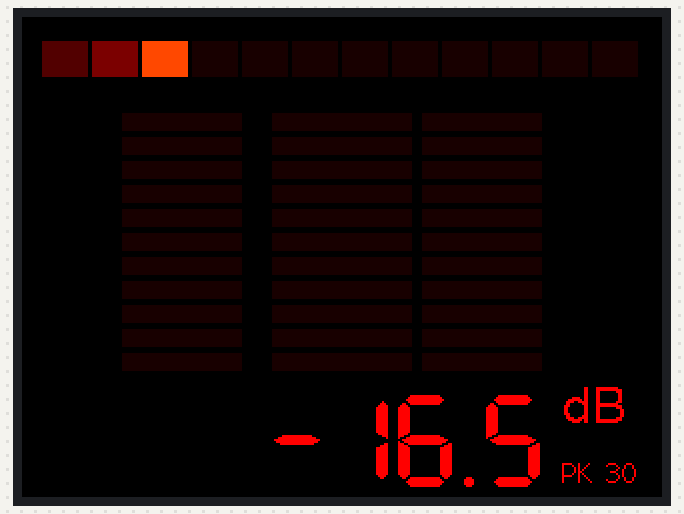
This program was run on a simulated ESP32. Shown: 320×240 colour display. I2S audio is not simulated (input reads silence); what the program prints to the serial monitor is not drawn.

Above: at 0.68 s.
At 1.31 s:
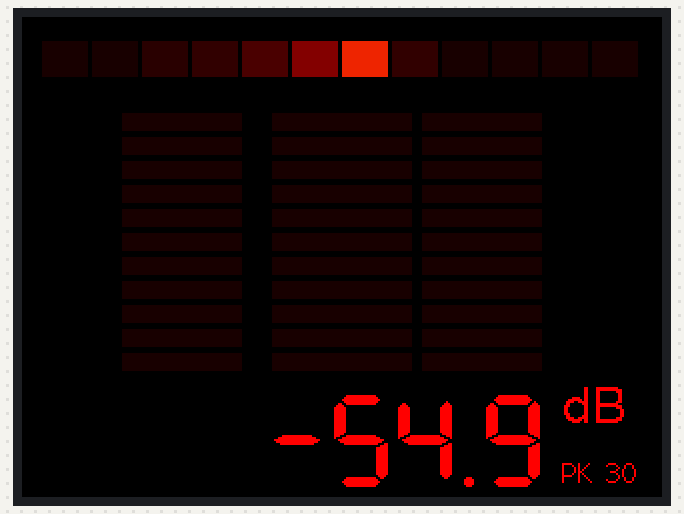
At 1.95 s:
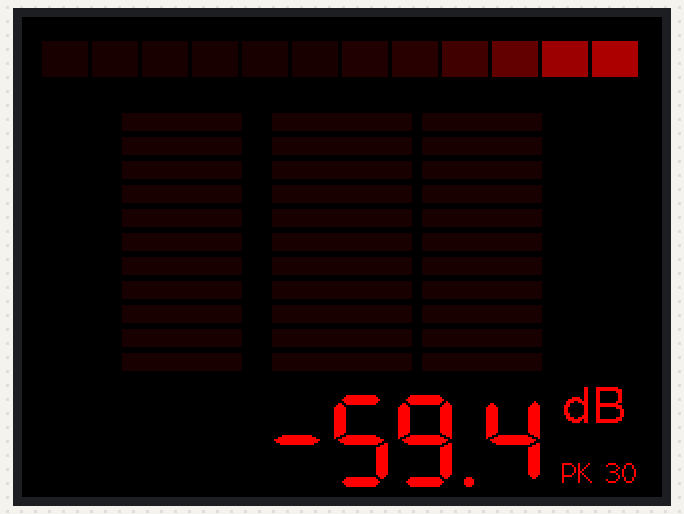
At 2.49 s:
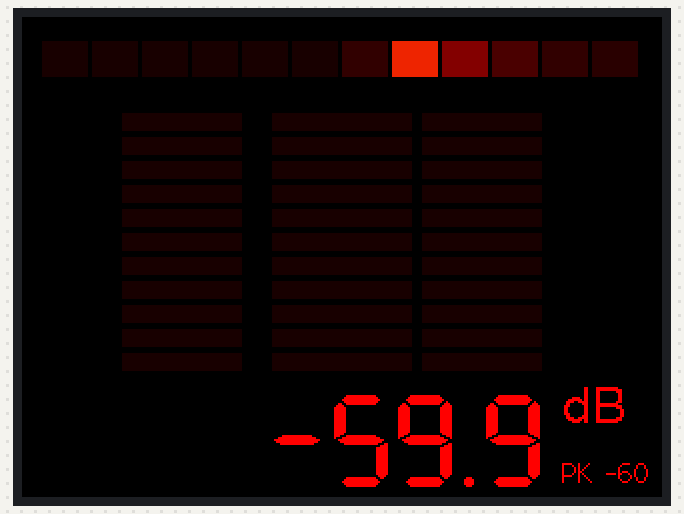
At 21.15 s:
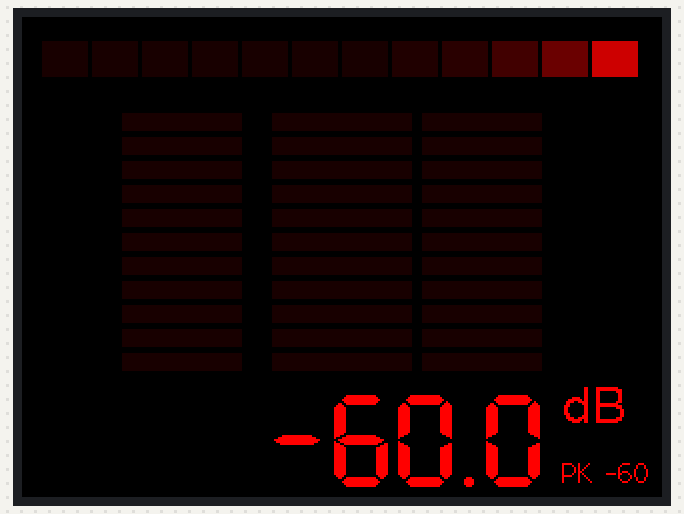
At 39.87 s:
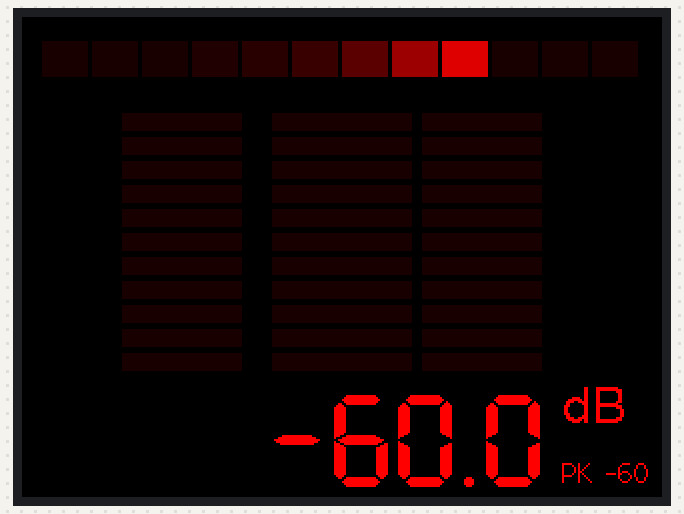

The program:

main.cpp
```cpp
// Décibelmètre K2000 pour CYD.
// Micro INMP441 : SCK->GPIO22 (CN1), WS->GPIO27 (CN1), SD->GPIO35 (P3), L/R->GND, VDD->3V3.
// Fluidité : l'audio tourne sur le core 0, l'écran sur le core 1 à ~60 i/s,
// et on ne renvoie à l'écran que les rectangles dont la couleur a changé.
#include <Arduino.h>
#include <TFT_eSPI.h>
#include <driver/i2s.h>
#include "dbmath.h"

// INMP441 : -26 dBFS à 94 dB SPL -> dB SPL = dBFS + 120. Ajuster avec un sonomètre de référence.
constexpr float CAL_OFFSET = 120.0f;
constexpr float DB_MIN = 35, DB_MAX = 100;  // plage affichée par les barres
constexpr int N = 256;                      // 16 ms à 16 kHz

TFT_eSPI tft;
TFT_eSprite bottom(&tft);  // bandeau chiffres : dessiné hors écran puis envoyé d'un coup, sans scintillement
volatile float g_db = DB_MIN;

void micInit() {
  i2s_config_t cfg = {};
  cfg.mode = i2s_mode_t(I2S_MODE_MASTER | I2S_MODE_RX);
  cfg.sample_rate = 16000;
  cfg.bits_per_sample = I2S_BITS_PER_SAMPLE_32BIT;
  cfg.channel_format = I2S_CHANNEL_FMT_ONLY_LEFT;
  cfg.communication_format = I2S_COMM_FORMAT_STAND_I2S;
  cfg.dma_buf_count = 4;
  cfg.dma_buf_len = N;
  i2s_pin_config_t pins = {};
  pins.bck_io_num = 22;
  pins.ws_io_num = 27;
  pins.data_out_num = I2S_PIN_NO_CHANGE;
  pins.data_in_num = 35;
  pins.mck_io_num = I2S_PIN_NO_CHANGE;
  i2s_driver_install(I2S_NUM_0, &cfg, 0, nullptr);
  i2s_set_pin(I2S_NUM_0, &pins);
}

void audioTask(void *) {
  static int32_t buf[N];
  for (;;) {
    size_t got = 0;
    if (i2s_read(I2S_NUM_0, buf, sizeof buf, &got, portMAX_DELAY) != ESP_OK || got < 4) continue;
    g_db = blockDb(buf, got / 4, CAL_OFFSET);
  }
}

uint16_t red(float b) {  // b 0..1 -> rouge sombre à rouge vif, cœur légèrement orangé quand c'est plein
  b = constrain(b, 0.f, 1.f);
  return tft.color565(25 + 230 * b, b > 0.85f ? 90 * (b - 0.85f) / 0.15f : 0, 0);
}

void rect(uint16_t &cache, int x, int y, int w, int h, uint16_t c) {
  if (cache == c) return;
  cache = c;
  tft.fillRect(x, y, w, h, c);
}

// --- Scanner K2000 : tête qui glisse entre les segments, avec traînée ---
constexpr int SEG = 12, SX = 10, SY = 12, SW = 23, SH = 18, SGAP = 2;
float trail[SEG];
uint16_t scanCache[SEG];
float scanPos = 0, scanDir = 1;

void drawScanner(float level, float dt) {
  scanPos += scanDir * dt * (7 + 25 * level);  // segments/s : accélère avec le son
  if (scanPos >= SEG - 1) { scanPos = SEG - 1; scanDir = -1; }
  if (scanPos <= 0) { scanPos = 0; scanDir = 1; }
  float decay = powf(0.01f, dt);  // ~1 % restant après 1 s, quel que soit le framerate
  for (int i = 0; i < SEG; i++) {
    float head = 1 - fabsf(i - scanPos);  // tête répartie sur 2 segments : mouvement continu
    trail[i] = max(trail[i] * decay, head);
    rect(scanCache[i], SX + i * (SW + SGAP), SY, SW, SH, red(trail[i]));
  }
}

// --- Boîte vocale de KITT : 3 colonnes qui s'ouvrent depuis le centre ---
constexpr int ROWS = 11, HALF = ROWS / 2, VY = 48, VH = 9, VGAP = 3;
const int colX[3] = {50, 125, 200}, colW[3] = {60, 70, 60};
const float colGain[3] = {0.7f, 1.0f, 0.7f};
uint16_t voiceCache[3][ROWS];

void drawVoice(float level) {
  for (int c = 0; c < 3; c++) {
    float lit = level * colGain[c] * (HALF + 1);  // demi-hauteur allumée, fractionnaire
    for (int r = 0; r < ROWS; r++) {
      float d = abs(r - HALF);
      float on = constrain(lit - d, 0.f, 1.f);  // la barre du bord s'allume progressivement
      rect(voiceCache[c][r], colX[c], VY + r * (VH + VGAP), colW[c], VH, red(on * (1 - 0.45f * d / HALF)));
    }
  }
}

void drawNumbers(float db, float peak) {
  bottom.fillSprite(TFT_BLACK);
  bottom.setTextColor(TFT_RED);
  bottom.setTextDatum(BR_DATUM);
  bottom.drawFloat(db, 1, 262, 52, 7);
  bottom.setTextDatum(TL_DATUM);
  bottom.drawString("dB", 270, 0, 4);
  bottom.setTextDatum(BL_DATUM);
  bottom.drawString("PK " + String(lroundf(peak)), 270, 52, 2);
  bottom.pushSprite(0, 184);
}

void setup() {
  Serial.begin(115200);
  tft.init();
  tft.setRotation(1);  // paysage 320x240
  tft.fillScreen(TFT_BLACK);
  bottom.createSprite(320, 56);  // 36 Ko
  micInit();
  xTaskCreatePinnedToCore(audioTask, "audio", 4096, nullptr, 2, nullptr, 0);
}

void loop() {
  static float shown = DB_MIN, peak = 0, bar = 0;
  static uint32_t last = micros(), lastText = 0, lastPeak = 0;
  uint32_t now = micros();
  float dt = (now - last) / 1e6f;
  if (dt < 1 / 60.f) { delay(1); return; }  // ~60 i/s
  last = now;

  float db = g_db;
  // attaque rapide (~30 ms), retombée douce (~300 ms), indépendantes du framerate
  shown += (db - shown) * (1 - expf(-dt / (db > shown ? 0.03f : 0.3f)));
  uint32_t ms = now / 1000;
  if (shown > peak || ms - lastPeak > 2000) { peak = shown; lastPeak = ms; }
  bar = constrain((shown - DB_MIN) / (DB_MAX - DB_MIN), 0.f, 1.f);

  drawScanner(bar, dt);
  drawVoice(bar);
  if (ms - lastText > 100) {  // chiffres à 10 Hz : au-delà ils deviennent illisibles
    lastText = ms;
    drawNumbers(shown, peak);
    Serial.printf("%.1f dB\n", shown);
  }
}
```

dbmath.h
```cpp
#pragma once
#include <cmath>
#include <cstdint>

// dB SPL non pondéré d'un bloc INMP441 (24 bits utiles en haut de mots 32 bits), composante continue retirée.
// offset = 94 dB SPL - sensibilité en dBFS (-26 pour l'INMP441) = 120.
inline float blockDb(const int32_t *s, int n, float offset) {
  double mean = 0, sq = 0;
  for (int i = 0; i < n; i++) mean += s[i] >> 8;
  mean /= n;
  for (int i = 0; i < n; i++) { const double v = (s[i] >> 8) - mean; sq += v * v; }
  const double rms = std::sqrt(sq / n) / 8388608.0;
  return static_cast<float>(20 * std::log10(rms + 1e-9) + offset);
}
```
